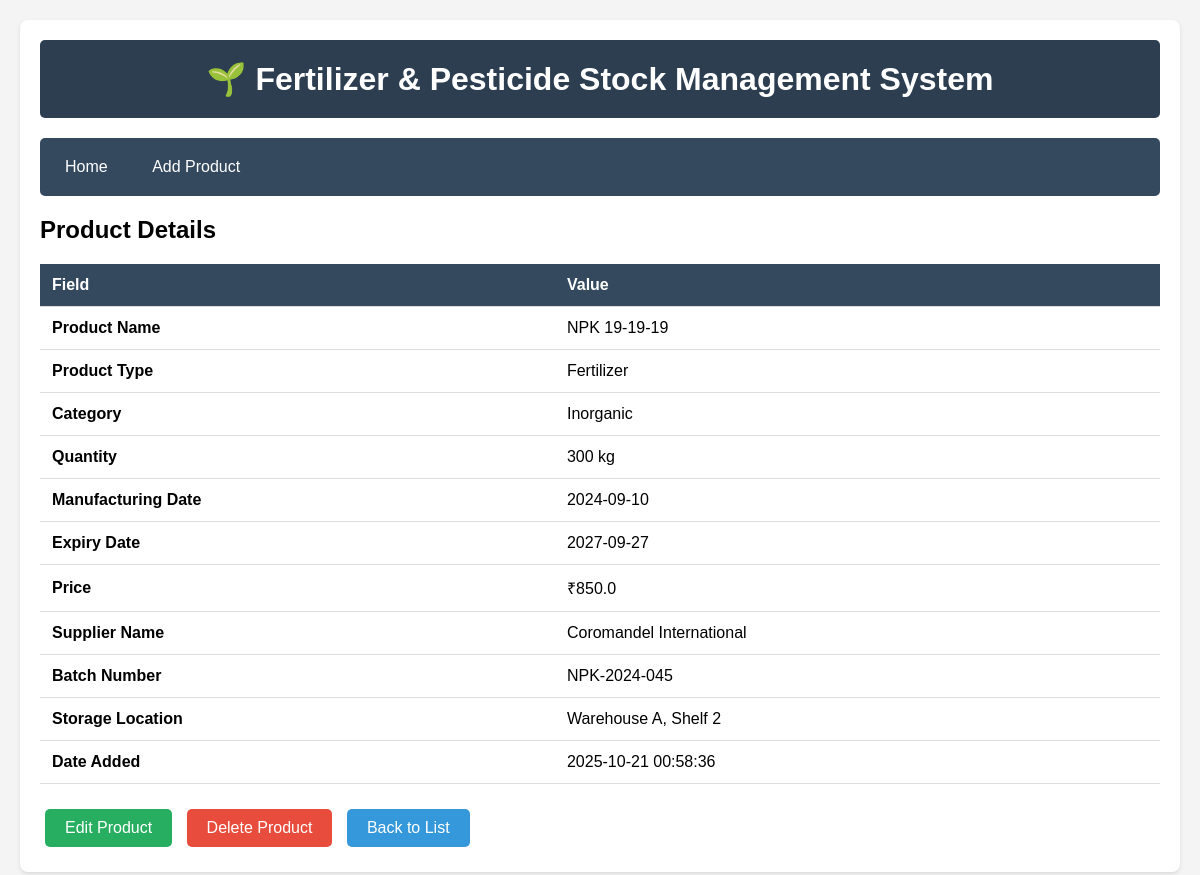
Page /view/3 on the committed database.
### tables this page shows
CREATE TABLE products (
            id INTEGER PRIMARY KEY AUTOINCREMENT,
            product_name TEXT NOT NULL,
            product_type TEXT NOT NULL,
            category TEXT NOT NULL,
            quantity INTEGER NOT NULL,
            unit TEXT NOT NULL,
            manufacturing_date TEXT NOT NULL,
            expiry_date TEXT NOT NULL,
            price REAL NOT NULL,
            supplier_name TEXT,
            batch_number TEXT,
            storage_location TEXT,
            date_added TEXT NOT NULL
        );

### app.py (the view)
@app.route('/view/<int:id>')
def view_product(id):
    conn = get_db_connection()
    product = conn.execute('SELECT * FROM products WHERE id = ?', (id,)).fetchone()
    conn.close()
    if product is None:
        flash('Product not found!', 'danger')
        return redirect(url_for('index'))
    return render_template('view_product.html', product=product)

### app.py (called while the page is built)
def get_db_connection():
    conn = sqlite3.connect(DATABASE)
    conn.row_factory = sqlite3.Row
    return conn

### templates/view_product.html
{% extends 'layout.html' %}
{% block content %}
<h2>Product Details</h2>
<table>
    <tr>
        <th>Field</th>
        <th>Value</th>
    </tr>
    <tr>
        <td><strong>Product Name</strong></td>
        <td>{{ product['product_name'] }}</td>
    </tr>
    <tr>
        <td><strong>Product Type</strong></td>
        <td>{{ product['product_type'] }}</td>
    </tr>
    <tr>
        <td><strong>Category</strong></td>
        <td>{{ product['category'] }}</td>
    </tr>
    <tr>
        <td><strong>Quantity</strong></td>
        <td>{{ product['quantity'] }} {{ product['unit'] }}</td>
    </tr>
    <tr>
        <td><strong>Manufacturing Date</strong></td>
        <td>{{ product['manufacturing_date'] }}</td>
    </tr>
    <tr>
        <td><strong>Expiry Date</strong></td>
        <td>{{ product['expiry_date'] }}</td>
    </tr>
    <tr>
        <td><strong>Price</strong></td>
        <td>₹{{ product['price'] }}</td>
    </tr>
    <tr>
        <td><strong>Supplier Name</strong></td>
        <td>{{ product['supplier_name'] if product['supplier_name'] else 'N/A' }}</td>
    </tr>
    <tr>
        <td><strong>Batch Number</strong></td>
        <td>{{ product['batch_number'] if product['batch_number'] else 'N/A' }}</td>
    </tr>
    <tr>
        <td><strong>Storage Location</strong></td>
        <td>{{ product['storage_location'] if product['storage_location'] else 'N/A' }}</td>
    </tr>
    <tr>
        <td><strong>Date Added</strong></td>
        <td>{{ product['date_added'] }}</td>
    </tr>
</table>
<div style="margin-top: 20px;">
    <a href="{{ url_for('update_product', id=product['id']) }}" class="btn btn-success">Edit Product</a>
    <a href="{{ url_for('delete_product', id=product['id']) }}"
       class="btn btn-danger"
       onclick="return confirm('Are you sure you want to delete this product?')">Delete Product</a>
    <a href="{{ url_for('index') }}" class="btn btn-primary">Back to List</a>
</div>
{% endblock %}

### templates/layout.html (style rules this page uses)
* { margin: 0; padding: 0; box-sizing: border-box; }
body { font-family: Arial, sans-serif; background-color: #f4f4f4; padding: 20px; }
.btn { padding: 10px 20px; text-decoration: none; border: none; border-radius: 5px; cursor: pointer; display: inline-block; margin: 5px; }
.btn-primary { background-color: #3498db; color: white; }
.btn-success { background-color: #27ae60; color: white; }
.btn-danger { background-color: #e74c3c; color: white; }
table { width: 100%; border-collapse: collapse; margin-top: 20px; }
table th, table td { padding: 12px; text-align: left; border-bottom: 1px solid #ddd; }
table th { background-color: #34495e; color: white; }

### rows in the picture
products: product_name "NPK 19-19-19", product_type "Fertilizer", category "Inorganic", quantity "300", unit "kg", manufacturing_date "2024-09-10", expiry_date "2027-09-27", price "850.0", supplier_name "Coromandel International", batch_number "NPK-2024-045", storage_location "Warehouse A, Shelf 2", date_added "2025-10-21 00:58:36"
